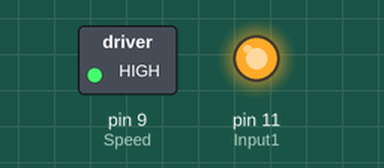
Bench run of a sketch on a simulated Arduino Uno, built with avr-gcc and run on an emulated ATmega328P. Shown: switched loads named in the sketch (green lamp = pin HIGH), output pins drawn as LEDs (lit = HIGH).

Above: at 0.1 s.
At 5.1 s:
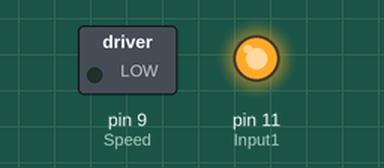
Timing chart, 0 to 6.6 s (numbered marks = the images above):
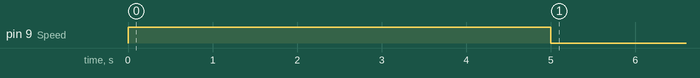

The sketch:

4.1-L298N-1.ino
```cpp
int Input1 = 11;
int Input2 = 10;
int Speed = 9;

void setup(){
pinMode(11,OUTPUT);

   digitalWrite(Input1,HIGH);
  digitalWrite(Input2,LOW);
  analogWrite(Speed,255);
  delay(5000);
  digitalWrite(Input1,HIGH);
  digitalWrite(Input2,LOW);
  analogWrite(Speed,0);

}

void loop(){}
```
